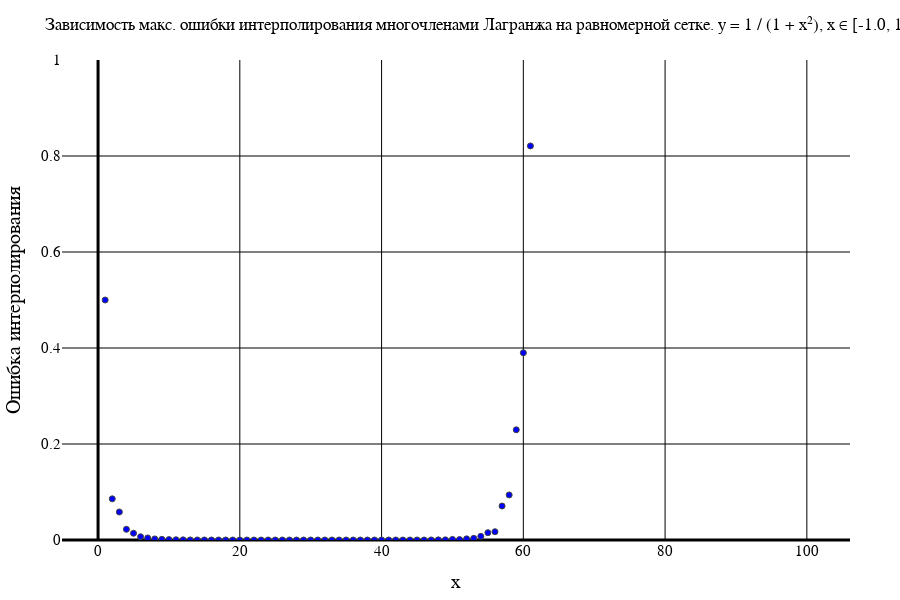

Notebook code cell kept with this figure:
### Code cell
makeErrorPlot(numOfFunc, methodTypeList[1], gridTypeList[1], titleList, interval, funcColor, [0, 1])

### Figure 1 — Plotly figure (JSON) as saved in the notebook; plotly's stock layout.template omitted (floating-point values rounded to 4 significant figures)
{"data": [{"marker": {"color": "blue", "line": {"width": 1}, "showline": true}, "mode": "markers", "type": "scatter", "x": [1, 2, 3, 4, 5, 6, 7, 8, 9, 10, 11, 12, 13, 14, 15, 16, 17, 18, 19, 20, 21, 22, 23, 24, 25, 26, 27, 28, 29, 30, 31, 32, 33, 34, 35, 36, 37, 38, 39, 40, 41, 42, 43, 44, 45, 46, 47, 48, 49, 50, 51, 52, 53, 54, 55, 56, 57, 58, 59, 60, 61, 62, 63, 64, 65, 66, 67, 68, 69, 70, 71, 72, 73, 74, 75, 76, 77, 78, 79, 80, 81, 82, 83, 84, 85, 86, 87, 88, 89, 90, 91, 92, 93, 94, 95, 96, 97, 98, 99, 100], "y": [0.5, 0.08578, 0.05836, 0.02228, 0.01409, 0.006778, 0.004266, 0.002252, 0.001425, 0.00079, 0.0004995, 0.0002849, 0.000181, 0.0001058, 6.68e-05, 3.98e-05, 2.536e-05, 1.515e-05, 9.592e-06, 5.723e-06, 3.671e-06, 2.258e-06, 1.443e-06, 8.844e-07, 5.635e-07, 3.444e-07, 2.187e-07, 1.337e-07, 8.447e-08, 5.152e-08, 3.562e-08, 2.237e-08, 2.384e-08, 1.053e-08, 2.361e-08, 3.885e-08, 5.828e-08, 2.226e-07, 5.587e-07, 9.108e-07, 1.602e-06, 3.615e-06, 7.675e-06, 2.872e-06, 2.001e-05, 2.32e-05, 0.000116, 0.0002672, 0.0002988, 0.001257, 0.0008791, 0.002373, 0.003473, 0.007576, 0.01519, 0.01725, 0.07079, 0.09386, 0.2296, 0.39, 0.821, 2.054, 6.33, 1.554, 9.971, 44.53, 55.07, 43.0, 155.1, 198.7, 816.8, 1183.0, 3381.0, 4099.0, 16150.0, 15180.0, 36220.0, 104617, 135050, 60380.0, 459483, 464028, 1993730, 2034040, 7450010, 12939600, 39016700, 85620300, 133437000, 184947000, 533077000, 294573000, 1047160000, 2714660000, 6132320000, 9078040000, 24249300000, 40329000000, 89571600000, 322304000000]}], "layout": {"coloraxis": {"outlinecolor": "black"}, "font": {"color": "black", "family": "Times New Roman"}, "height": 600, "margin": {"b": 50, "l": 50, "r": 50, "t": 60}, "paper_bgcolor": "white", "plot_bgcolor": "white", "title": {"autosize": false, "font": {"color": "black", "family": "Times New Roman", "size": 17}, "paper_bgcolor": "red", "text": "Зависимость макс. ошибки интерполирования многочленами Лагранжа на равномерной сетке. y = 1 / (1 + x²), x ∈ [-1.0, 1.0]"}, "width": 900, "xaxis": {"color": "black", "gridcolor": "black", "gridwidth": 1, "tickfont": {"size": 15}, "title": {"font": {"color": "black", "family": "Times New Roman", "size": 20}, "text": "x"}, "zerolinecolor": "black", "zerolinewidth": 3}, "yaxis": {"exponentformat": "power", "gridcolor": "black", "gridwidth": 1, "range": [0, 1], "tickfont": {"size": 15}, "title": {"font": {"color": "black", "family": "Times New Roman", "size": 20}, "text": "Ошибка интерполирования"}, "zerolinecolor": "black", "zerolinewidth": 3}}}
